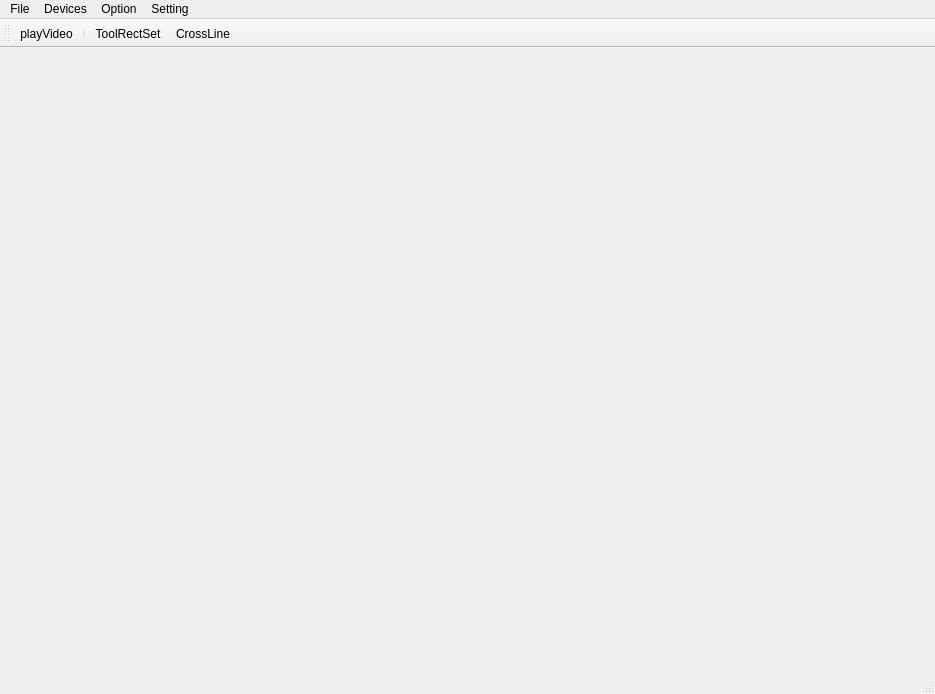
<?xml version="1.0" encoding="UTF-8"?>
<ui version="4.0">
 <class>USBCameraTestClass</class>
 <widget class="QMainWindow" name="USBCameraTestClass">
  <property name="geometry">
   <rect>
    <x>0</x>
    <y>0</y>
    <width>935</width>
    <height>694</height>
   </rect>
  </property>
  <property name="windowTitle">
   <string>USBCameraTest</string>
  </property>
  <widget class="QWidget" name="centralWidget">
   <layout class="QVBoxLayout" name="verticalLayout"/>
  </widget>
  <widget class="QMenuBar" name="menuBar">
   <property name="geometry">
    <rect>
     <x>0</x>
     <y>0</y>
     <width>935</width>
     <height>22</height>
    </rect>
   </property>
   <widget class="QMenu" name="menuFile">
    <property name="title">
     <string>File</string>
    </property>
   </widget>
   <widget class="QMenu" name="menuDevices">
    <property name="title">
     <string>Devices</string>
    </property>
   </widget>
   <widget class="QMenu" name="menuOption">
    <property name="title">
     <string>Option</string>
    </property>
    <addaction name="actionPreview"/>
    <addaction name="separator"/>
    <addaction name="actionVideoProperty"/>
   </widget>
   <widget class="QMenu" name="menuSetting">
    <property name="title">
     <string>Setting</string>
    </property>
    <widget class="QMenu" name="menuDecode">
     <property name="title">
      <string>Decode</string>
     </property>
     <addaction name="actionOpenGLDecode"/>
     <addaction name="actionCPUDecode"/>
    </widget>
    <addaction name="menuDecode"/>
   </widget>
   <addaction name="menuFile"/>
   <addaction name="menuDevices"/>
   <addaction name="menuOption"/>
   <addaction name="menuSetting"/>
  </widget>
  <widget class="QToolBar" name="mainToolBar">
   <attribute name="toolBarArea">
    <enum>TopToolBarArea</enum>
   </attribute>
   <attribute name="toolBarBreak">
    <bool>false</bool>
   </attribute>
   <addaction name="actionplayVideo"/>
   <addaction name="separator"/>
   <addaction name="actionToolRectSet"/>
   <addaction name="actionCrossLine"/>
  </widget>
  <widget class="QStatusBar" name="statusBar"/>
  <action name="actionVideoProperty">
   <property name="text">
    <string>VideoProperty</string>
   </property>
  </action>
  <action name="actionToolRectSet">
   <property name="icon">
    <iconset resource="USBCameraTest.qrc">
     <normaloff>:/USBCameraTest/Resourses/tools.svg</normaloff>:/USBCameraTest/Resourses/tools.svg</iconset>
   </property>
   <property name="text">
    <string>ToolRectSet</string>
   </property>
   <property name="toolTip">
    <string>set roi rect</string>
   </property>
  </action>
  <action name="actionPreview">
   <property name="checkable">
    <bool>true</bool>
   </property>
   <property name="text">
    <string>Preview</string>
   </property>
  </action>
  <action name="actionplayVideo">
   <property name="icon">
    <iconset resource="USBCameraTest.qrc">
     <normaloff>:/USBCameraTest/Resourses/play.svg</normaloff>:/USBCameraTest/Resourses/play.svg</iconset>
   </property>
   <property name="text">
    <string>playVideo</string>
   </property>
   <property name="toolTip">
    <string>play video</string>
   </property>
  </action>
  <action name="actionOpenGLDecode">
   <property name="checkable">
    <bool>true</bool>
   </property>
   <property name="text">
    <string>OpenGL</string>
   </property>
  </action>
  <action name="actionCPUDecode">
   <property name="checkable">
    <bool>true</bool>
   </property>
   <property name="text">
    <string>CPU</string>
   </property>
  </action>
  <action name="actionCrossLine">
   <property name="checkable">
    <bool>true</bool>
   </property>
   <property name="icon">
    <iconset resource="USBCameraTest.qrc">
     <normaloff>:/USBCameraTest/Resourses/cross-line.svg</normaloff>:/USBCameraTest/Resourses/cross-line.svg</iconset>
   </property>
   <property name="text">
    <string>CrossLine</string>
   </property>
   <property name="toolTip">
    <string>show Cross Line in Widget</string>
   </property>
  </action>
 </widget>
 <layoutdefault spacing="6" margin="11"/>
 <resources>
  <include location="USBCameraTest.qrc"/>
 </resources>
 <connections/>
</ui>
